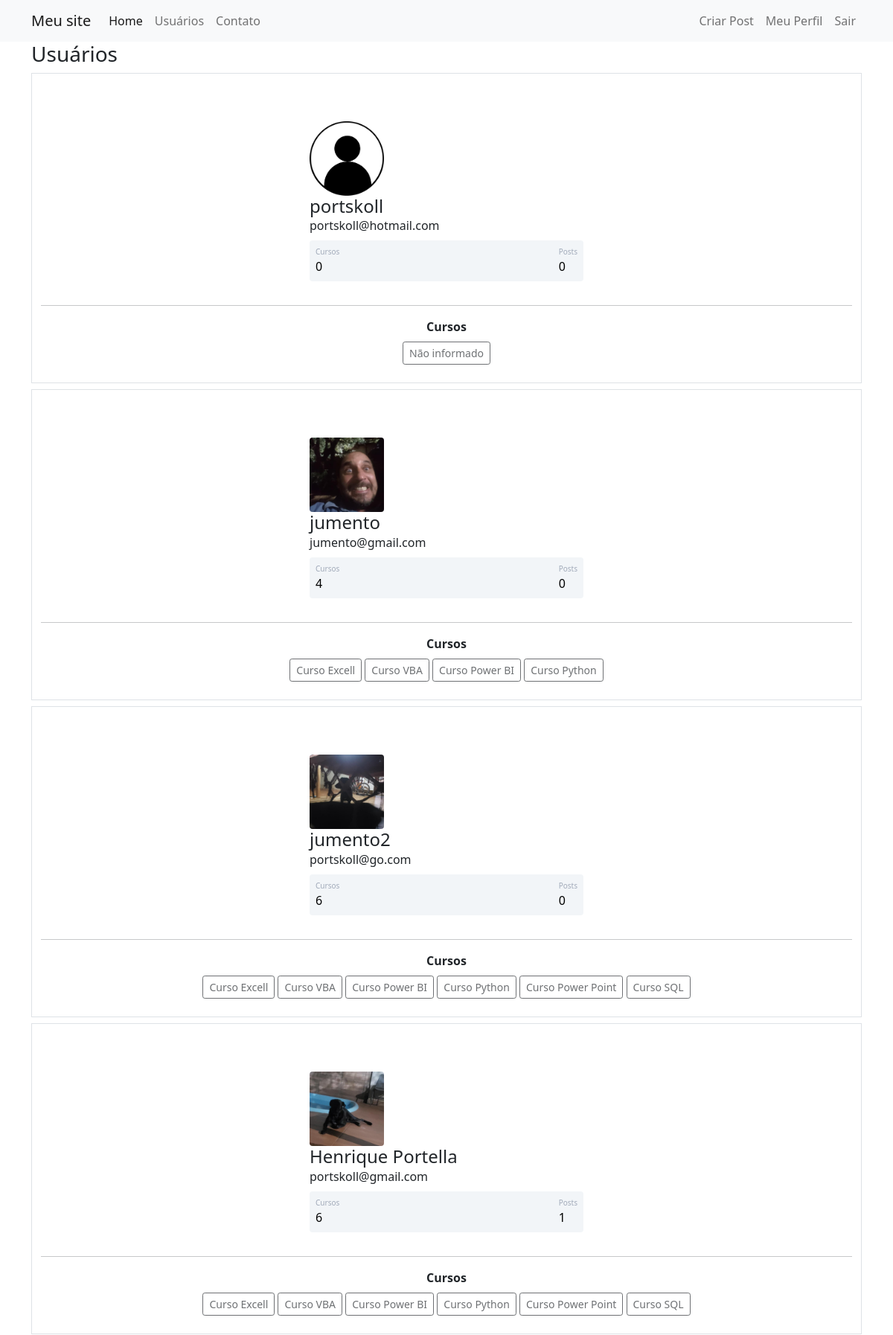
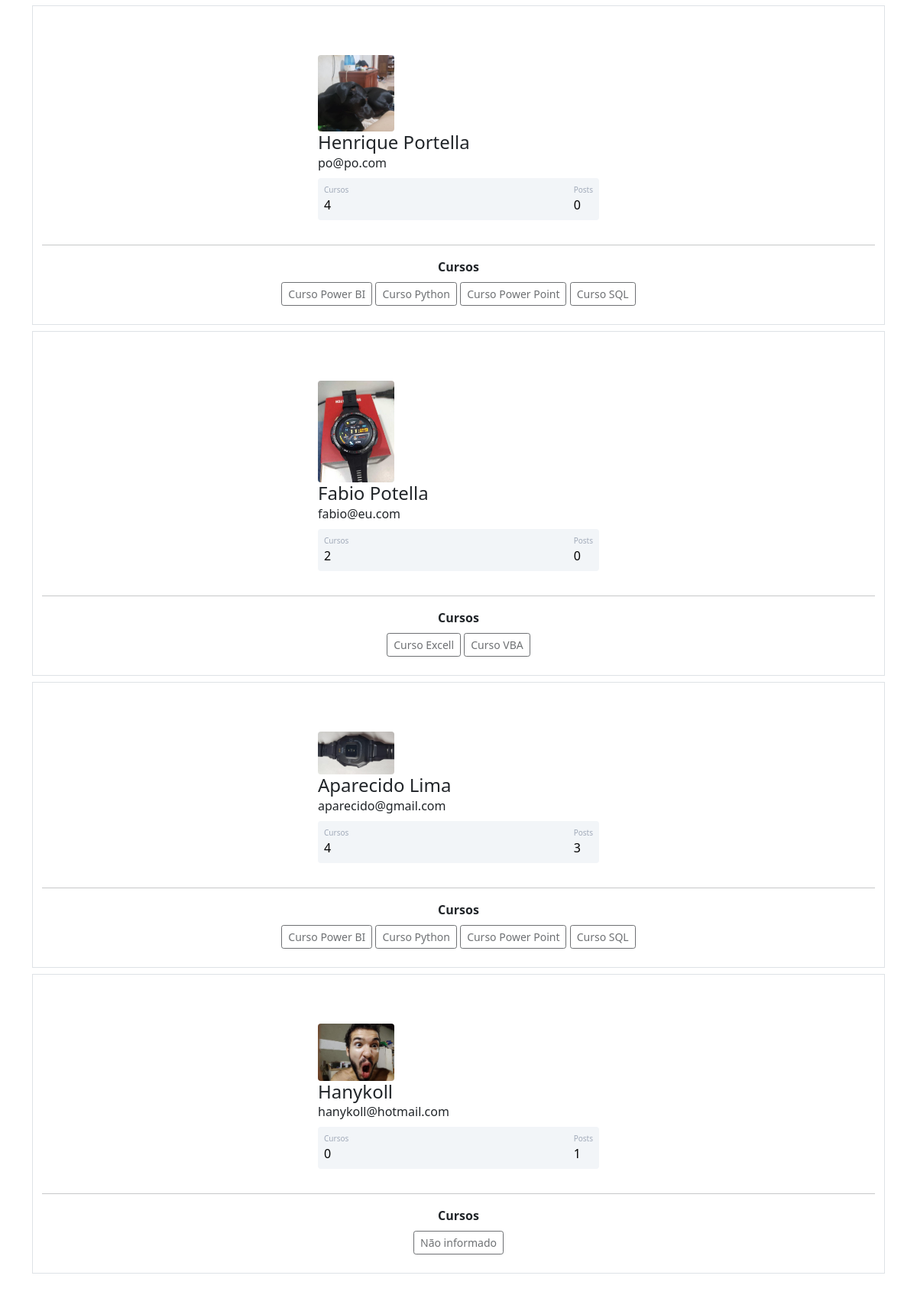
The page /usuarios (signed in) on the database its author committed (2 pictures, top to bottom).
### comunidadeimpressionadora/models.py (models this page shows)
class Usuario(database.Model, UserMixin):
    id = database.Column(database.Integer, primary_key=True)
    username = database.Column(database.String, nullable=False)
    email = database.Column(database.String, nullable=False, unique=True)
    senha = database.Column(database.String, nullable=False)
    foto_perfil = database.Column(database.String, default='default.jpg')
    posts = database.relationship('Post', backref='autor', lazy=True)
    cursos = database.Column(database.String, nullable=False, default='Não informado')
    def contar_posts(self):
        return len(self.posts)

### comunidadeimpressionadora/routes.py (the view)
@app.route('/usuarios')
@login_required
def usuarios():
    lista_usuarios = Usuario.query.all()
    return render_template('usuarios.html', lista_usuarios=lista_usuarios)

### comunidadeimpressionadora/models.py (called while the page is built)
@login_manager.user_loader
def load_usuario(id_usuario):
    return Usuario.query.get(int(id_usuario))

### comunidadeimpressionadora/templates/usuarios.html (shortened to what this page needs)
{% extends 'base.html' %}
{% block body %}
<div class="container">
    <h3>Usuários</h3>
    {% for usuario in lista_usuarios %}
    <div class="container border mt-2">
        <div class="container mt-5 d-flex justify-content-center">
            <div class="card p-3">
                <div class="d-flex align-items-center">
                    <div class="ml-3 w-100 justify-content-center">
                        <div class="image pe-2 ">
                            <img src="{{ url_for('static', filename='fotos_perfil/{}'.format(usuario.foto_perfil)) }}"
                                 class="rounded" width="100">
                        </div>
                        <h4 class="mb-0 mt-0">{{ usuario.username}}</h4>
                        <span>{{ usuario.email}}</span>
                        <div class="p-2 mt-2 bg-primary d-flex justify-content-between rounded text-white stats">
                            <div class="d-flex flex-column">
                                <span class="articles">Cursos</span>
                                {% if 'Não informado' in usuario.cursos %}
                                <span class="number1">0</span>
                                {% else %}
                                <span class="number1">{{ usuario.cursos.count(';') + 1 }}</span>
                                {% endif %}
                            </div>
                            <div class="d-flex flex-column">
                                <span class="rating">Posts</span>
                                <span class="number3">{{ usuario.contar_posts() }}</span>
                            </div>
                        </div>
                    </div>
                </div>
            </div>
        </div>
<hr>
        <div class="row justify-content-center mb-4">
            <div class="col col-12" style="text-align: center">
                <strong>Cursos</strong><br>
                {% for curso in usuario.cursos.split(';') %}
                <button type="button" class="btn btn-outline-dark btn-sm mt-2" disabled>{{ curso }}</button>
                {% endfor %}
            </div>
        </div>
    </div>
    {% endfor %}
</div>
{% endblock %}

### comunidadeimpressionadora/static/main.css (style rules this page uses)
.card { width: 400px; border: none; border-radius: 10px; background-color: #fff; }
.stats { background: #f2f5f8 !important; color: #000 !important; }
.articles { font-size:10px; color: #a1aab9; }
.number1 { font-weight:500; }
.rating { font-size:10px; color: #a1aab9; }
.number3 { font-weight:500; }

### rows shown on the page
Usuario: foto_perfil (placeholder picture), username "portskoll", email "portskoll@hotmail.com", shows "0", contar_posts "0", cursos "Não informado"
Usuario: foto_perfil (picture), username "jumento", email "jumento@gmail.com", cursos "4", contar_posts "0", curso "Curso Excell" "Curso VBA" "Curso Power BI" "Curso Python"
Usuario: foto_perfil (picture), username "jumento2", email "portskoll@go.com", cursos "6", contar_posts "0", curso "Curso Excell" "Curso VBA" "Curso Power BI" "Curso Python" "Curso Power Point" "Curso SQL"
Usuario: foto_perfil (picture), username "Henrique Portella", email "portskoll@gmail.com", cursos "6", contar_posts "1", curso "Curso Excell" "Curso VBA" "Curso Power BI" "Curso Python" "Curso Power Point" "Curso SQL"
Usuario: foto_perfil (picture), username "Henrique Portella", email "po@po.com", cursos "4", contar_posts "0", curso "Curso Power BI" "Curso Python" "Curso Power Point" "Curso SQL"
Usuario: foto_perfil (picture), username "Fabio Potella", email "fabio@eu.com", cursos "2", contar_posts "0", curso "Curso Excell" "Curso VBA"
Usuario: foto_perfil (picture), username "Aparecido Lima", email "aparecido@gmail.com", cursos "4", contar_posts "3", curso "Curso Power BI" "Curso Python" "Curso Power Point" "Curso SQL"
Usuario: foto_perfil (picture), username "Hanykoll", email "hanykoll@hotmail.com", shows "0", contar_posts "1", cursos "Não informado"
